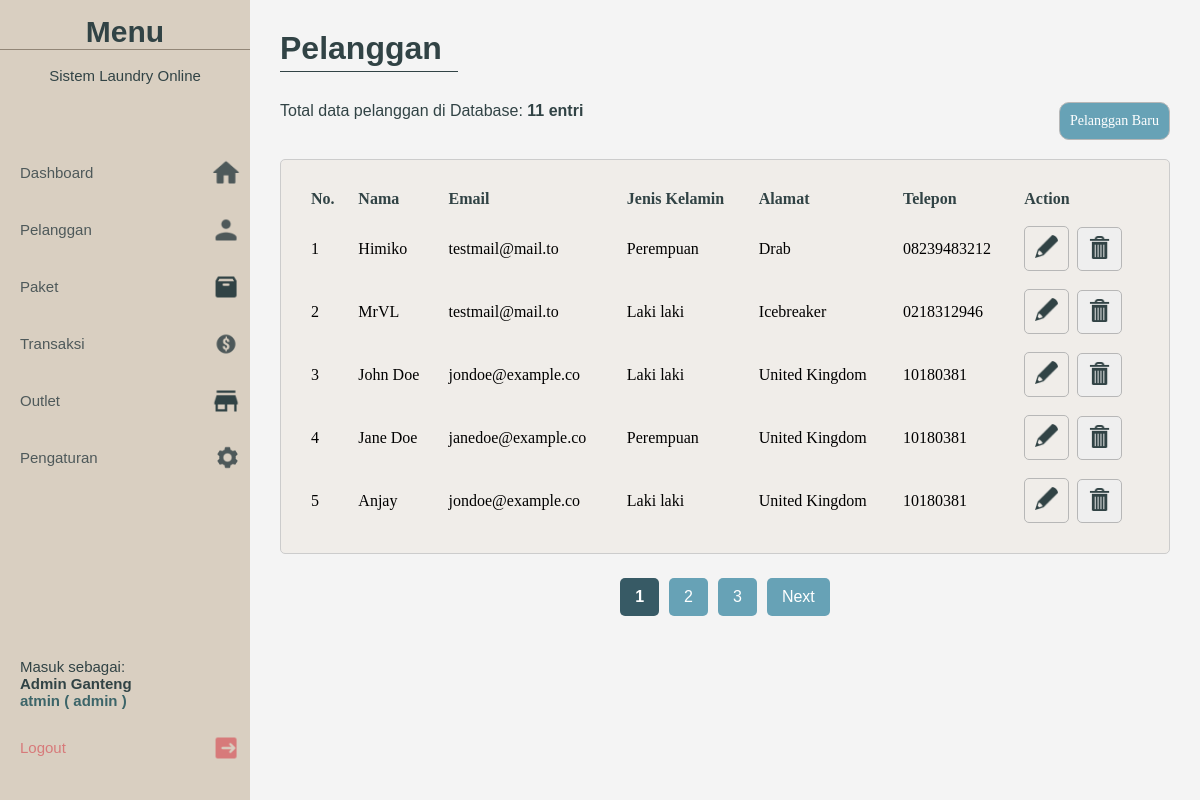
/app/admin/customer.php (signed in), run on the app's committed database.
### tables this page shows
CREATE TABLE `tb_member` (
  `id_member` int(11) NOT NULL,
  `nama` varchar(75) DEFAULT NULL,
  `alamat` text DEFAULT NULL,
  `jenis_kelamin` enum('Laki laki','Perempuan') DEFAULT NULL,
  `tlp` varchar(15) DEFAULT NULL,
  `email` varchar(50) DEFAULT NULL,
  `id_outlet` int(11) DEFAULT NULL
);

### funcs/tampilkanPelanggan.php (the view, shortened to what this page needs)
<?php
function tampilkanPelanggan($page = 1, $limit = 5)
{
    include $_SERVER['DOCUMENT_ROOT'] . '/project/connection/connection.php';
    $offset = ($page - 1) * $limit;
    $sql = "SELECT * FROM tb_member LIMIT ?, ?";
    $stmt = $connect->prepare($sql);
    $stmt->bind_param("ii", $offset, $limit);
    $stmt->execute();
    $result = $stmt->get_result();
    $no = 1 + $offset;
    if ($result && $result->num_rows > 0) {
        while ($row = $result->fetch_assoc()) {
            echo "<tr>";
            echo "<td>" . $no++ . "</td>";
            echo "<td>" . htmlspecialchars($row['nama']) . "</td>";
            echo "<td>" . htmlspecialchars($row['email']) . "</td>";
            echo "<td>" . htmlspecialchars($row['jenis_kelamin']) . "</td>";
            echo "<td>" . htmlspecialchars($row['alamat']) . "</td>";
            echo "<td>" . htmlspecialchars($row['tlp']) . "</td>";
            echo "<td>
                    <div class='buttons'>
                        <a href='editCustomer.php?id=" . $row['id_member'] . "' class='edit' title='Edit'>
                            <img src='../../assets/pencil.png' width='23' height='23' alt='pencil icon'>
                        </a>
                        <button class='delete' title='Delete' onclick=\"confirmDelete('deletePelanggan.php', '" . $row['id_member'] . "')\">
                            <img src='../../assets/trash.png' width='23' height='23' alt='trash icon'>
                        </button>
                    </div>
                </td>";
            echo "</tr>";
        }
    } else {
        echo "<tr><td colspan='7'>Ups! Tidak ada data ditemukan di dalam database!</td></tr>";
    }
}
function getTotalCustomers()
{
    include $_SERVER['DOCUMENT_ROOT'] . '/project/connection/connection.php';
    $sql = "SELECT COUNT(*) AS total FROM tb_member";
    $result = $connect->query($sql);
    if ($result && $row = $result->fetch_assoc()) {
        return $row['total'];
    } else {
        return 0;
    }
}
?>

### app/admin/customer.php (shortened to what this page needs)
<?php
include $_SERVER['DOCUMENT_ROOT'] . '/project/connection/connection.php';
include $_SERVER['DOCUMENT_ROOT'] . '/project/funcs/tampilkanPelanggan.php';
$page = isset($_GET['page']) ? (int) $_GET['page'] : 1;
$limit = 5;
$totalCustomers = getTotalCustomers();
$totalPages = ceil($totalCustomers / $limit);
?>
<!DOCTYPE html>
<html lang="en">
<head>
    <link rel="stylesheet" href="style/style.css">
    <link rel="stylesheet" href="style/customer.css">
</head>
<body>
    <?php include 'sidebar.php'; ?>
    <section class="content">
        <h1>Pelanggan</h1>
        <div class="text-container">
            <p>Total data pelanggan di Database: <b><?php echo getTotalCustomers(); ?> entri</b></p>
            <a href="newCustomer.php" class="addbutton">Pelanggan Baru</a>
        </div>
        <div class="dashboard">
            <table>
                <tr>
                    <td>
                        <h4>No.</h>
                    </td>
                    <td>
                        <h4>Nama</h4>
                    </td>
                    <td>
                        <h4>Email</h4>
                    </td>
                    <td>
                        <h4>Jenis Kelamin</h4>
                    </td>
                    <td>
                        <h4>Alamat</h>
                    </td>
                    <td>
                        <h4>Telepon</h4>
                    </td>
                    <td>
                        <h4>Action</h4>
                    </td>
                </tr>
                <?php
                tampilkanPelanggan($page, $limit);
                ?>
            </table>
        </div>
        <div class="pagination">
            <?php for ($i = 1; $i <= $totalPages; $i++): ?>
                <a href="?page=<?php echo $i; ?>" class="<?php echo ($i == $page) ? 'active' : ''; ?>">
                    <?php echo $i; ?>
                </a>
            <?php endfor; ?>
            <?php if ($page < $totalPages): ?>
                <a href="?page=<?php echo $page + 1; ?>" class="next">Next</a>
            <?php endif; ?>
        </div>
    </section>
</body>
</html>

### app/admin/sidebar.php (shortened to what this page needs)
<link rel="stylesheet" href="style/sidebar.css">
<aside class="navbar">
    <div class="greeting">
        <h1>Menu</h1>
        <p>Sistem Laundry Online</p>
    </div>
    <div class="menu">
        <ul>
            <li><a href="index.php">Dashboard</a><img src="../../assets/home.png" width="28" height="28" /></li>
            <li><a href="customer.php">Pelanggan</a><img src="../../assets/user.png" width="28" height="28" /></li>
            <li><a href="order.php">Paket</a><img src="../../assets/box.png" width="28" height="28" /></li>
            <li><a href="transaction.php">Transaksi</a><img src="../../assets/cheap-2.png" width="28" height="28" />
            </li>
            <li><a href="outlet.php">Outlet</a><img src="../../assets/shop.png" width="28" height="28" /></li>
            <li><a href="settings.php">Pengaturan</a><img src="../../assets/settings.png" width="25" height="25" /></li>
        </ul>
    </div>
    <div class="logout">
        <ul>
            <div class="login-as">
                <p>Masuk sebagai: <br> <b><?php echo htmlspecialchars($_SESSION["nama"]) ?></b></p>
                <h3>
                    <?php
                    echo htmlspecialchars($_SESSION["username"]);
                    ?>
                    ( <?php echo htmlspecialchars($_SESSION["role"]) ?> )
                </h3>
            </div>
            <li><a href="logout.php">Logout</a><img src="../../assets/exit.png" width="28" height="28" /></li>
        </ul>
    </div>
</aside>

### app/admin/style/style.css (style rules this page uses)
* { box-sizing: border-box; --text-color: #314345; --background-color: #f4f4f4; --container-color: #f0ede9; --btn-color: #67a2b6; }
body { background-color: var(--background-color); }
h1, h2, p { color: var(--text-color); }
section { display: flex; flex-direction: column; gap: 0.2em; position: absolute; left: 250px; top: 0; padding: 30px; width: calc(100% - 250px); height: 100vh; background-color: #f4f4f4; font-family: "Poppins", sans-serif; transition: .2s; }
.content h1 { position: relative; font-size: 2em; margin-bottom: 1em; }
.content h1::after { content: ""; position: absolute; left: 0; bottom: -5px; width: 20%; height: 1px; background-color: var(--text-color); }
.content .dashboard { margin: 0; padding: 20px; width: 100%; background-color: #f0ede9; border-radius: 5px; border: 1px solid #ccc; }

### app/admin/style/customer.css (style rules this page uses)
* { --text-color: #314345; --background-color: #f4f4f4; --container-color: #f0ede9; --btn-color: #67a2b6; --edit-color: #f7d475; --delete-color: #fa8c8c; --success-color: #67a2b6; }
h1, h2, h3, h4, h5, h6, p { color: var(--text-color); }
.dashboard table { width: 100%; text-align: left; font-family: "Raleway"; font-weight: 500; }
.dashboard table tr td { padding: 8px; }
.dashboard table tr td .buttons { display: flex; align-items: center; flex-direction: row; gap: 0.5em; }
.dashboard table tr td .buttons button { text-decoration: none; padding: 8px 10px; border: 1px solid #b7b7b7; border-radius: 5px; transition: 0.1s; cursor: pointer; }
.dashboard table tr td .buttons .edit { text-decoration: none; padding: 8px 10px; border: 1px solid #b7b7b7; border-radius: 5px; transition: 0.1s; cursor: pointer; }
.content .text-container { display: flex; flex-direction: row; justify-content: space-between; gap: 1em; margin-bottom: 1em; }
.addbutton { padding: 10px; font-family: "Raleway"; text-decoration: none; color: #ffffff; font-size: 14px; background-color: var(--btn-color); border-radius: 10px; transition: 0.2s; border: 1px solid #b7b7b7; }
.pagination { display: flex; justify-content: center; align-items: center; margin-top: 20px; gap: 10px; }
.pagination a { padding: 10px 15px; text-decoration: none; color: #ffffff; background-color: var(--btn-color); border-radius: 5px; transition: 0.2s; }
.pagination a.active { background-color: #375a65; font-weight: bold; }

### data on the page
tb_member: nama "Himiko", email "testmail@mail.to", jenis_kelamin "Perempuan", alamat "Drab", tlp "08239483212"
tb_member: nama "MrVL", email "testmail@mail.to", jenis_kelamin "Laki laki", alamat "Icebreaker", tlp "0218312946"
tb_member: nama "John Doe", email "jondoe@example.co", jenis_kelamin "Laki laki", alamat "United Kingdom", tlp "10180381"
tb_member: nama "Jane Doe", email "janedoe@example.co", jenis_kelamin "Perempuan", alamat "United Kingdom", tlp "10180381"
tb_member: nama "Anjay", email "jondoe@example.co", jenis_kelamin "Laki laki", alamat "United Kingdom", tlp "10180381"

### other printed values
$_SESSION["nama"] "Admin Ganteng"
$_SESSION["username"] "atmin"
$_SESSION["role"] "admin"
getTotalCustomers() "11"
